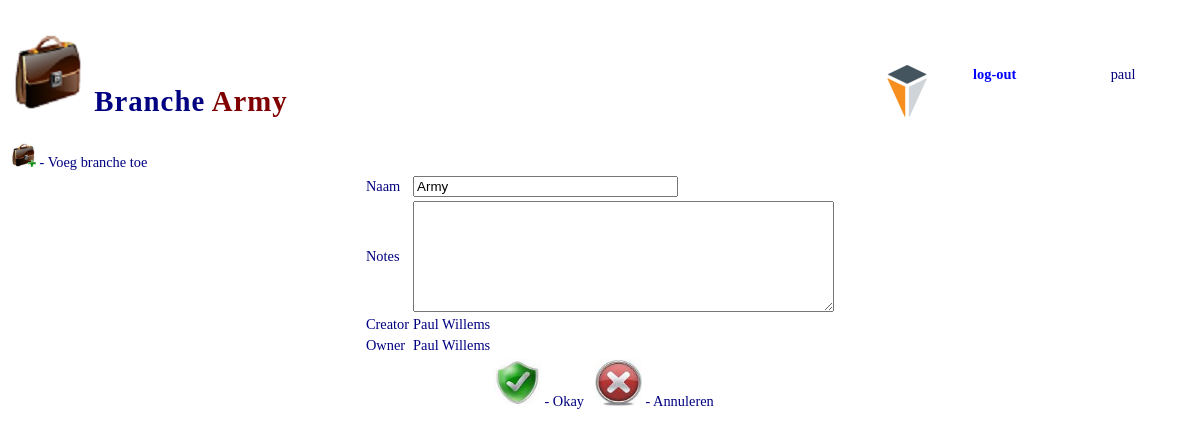
Page /files/crmbranchedetail.php?BRANCHE_ID=13 (signed in) on the committed database.
### tables this page shows
CREATE TABLE `branche` (
  `BRANCHE_ID` int(11) NOT NULL DEFAULT '0',
  `BRANCHE_NAME` varchar(30) NOT NULL DEFAULT '',
  `BRANCHE_DESCRIPTION` varchar(100) DEFAULT NULL,
  `BRANCHE_CREATION_DATE` date DEFAULT NULL,
  `BRANCHE_CREATOR` int(11) DEFAULT NULL,
  `BRANCHE_OWNER` int(11) DEFAULT NULL
);

CREATE TABLE `employee` (
  `EMPL_ID` int(11) NOT NULL DEFAULT '0',
  `FK_FUNCTION_ID` int(11) NOT NULL,
  `FK_COMPANY_ID` int(11) DEFAULT NULL,
  `EMPL_USERID` varchar(10) NOT NULL,
  `EMPL_FIRSTNAME` varchar(15) DEFAULT NULL,
  `EMPL_LASTNAME` varchar(30) DEFAULT NULL,
  `EMPL_MAIL` varchar(45) DEFAULT NULL,
  `EMPL_PHONE` varchar(15) DEFAULT NULL,
  `EMPL_PASSWORD` varchar(35) DEFAULT NULL,
  `EMPL_ADMIN` char(1) DEFAULT NULL,
  `EMPL_STATUS` char(1) DEFAULT NULL,
  `EMPL_ZZP` varchar(1) NOT NULL DEFAULT 'Y',
  `EMPL_RATE` int(5) DEFAULT NULL,
  `EMPL_NUMBER_HOLIDAYS` int(2) DEFAULT NULL,
  `EMPL_NOTES` varchar(255) DEFAULT NULL,
  `EMPL_PROFILE` text,
  `PRIVATE_ADDRESS` varchar(45) DEFAULT NULL,
  `PRIVATE_NUMBER` varchar(5) DEFAULT NULL,
  `PRIVATE_ZIPCODE` varchar(8) DEFAULT NULL,
  `PRIVATE_CITY` varchar(45) DEFAULT NULL,
  `PRIVATE_PHONE` varchar(15) DEFAULT NULL,
  `PRIVATE_MOBILE` varchar(15) DEFAULT NULL,
  `PRIVATE_MAIL` varchar(45) DEFAULT NULL,
  `PRIVATE_BIRTHDAY` date DEFAULT NULL,
  `EMPL_START_DATE` date DEFAULT NULL,
  `EMPL_END_DATE` date DEFAULT NULL,
  `MAX_NUMBER_DAYS` int(11) DEFAULT '5',
  `MAX_NUMBER_HOURS` int(11) DEFAULT '40',
  `EMPL_CREATION_DATE` date NOT NULL,
  `EMPL_CREATOR` int(11) NOT NULL,
  `EMPL_OWNER` int(11) NOT NULL
);

### files/crmbranchedetail.php (the view, shortened to what this page needs)
<?php
$inlognaam = $_SESSION['userinfo'] ;
if (isset($_SESSION['userinfo']))
{
  require_once('../../triageinc/mysql_dbase.inc.php');
  $connect = mysqli_connect(MYSQL_SERVER, MYSQL_GEBRUIKERSNAAM, MYSQL_WACHTWOORD, $dbase) or die("Unable to Connect to 'MYSQL_SERVER'");
  mysqli_select_db($connect, $dbase) or die("Could not open the db '$dbase'");
}else {
echo 'You are not allowed to do this without logging in';
exit;
}
if (isset($_GET['BRANCHE_ID'])) {
    $brancheid = $_GET['BRANCHE_ID'];
$sql  = "SELECT * FROM branche WHERE BRANCHE_ID ='$brancheid'";
$query = mysqli_query($connect, $sql);
while( $uitvoer = mysqli_fetch_assoc( $query ) )
   {
$branchename = $uitvoer["BRANCHE_NAME"];
$branchedescription = $uitvoer["BRANCHE_DESCRIPTION"];
$branchecreator = $uitvoer["BRANCHE_CREATOR"];
$brancheowner = $uitvoer["BRANCHE_OWNER"];
$sqlcreator = "SELECT * FROM employee WHERE EMPL_ID ='$branchecreator' ;";
$resultcreator = mysqli_query ($connect, $sqlcreator);
while ($rijcreator = mysqli_fetch_assoc($resultcreator)) {
$creatorlastname = $rijcreator['EMPL_LASTNAME'];
$creatorfirstname = $rijcreator['EMPL_FIRSTNAME'];
}
$sqlowner = "SELECT * FROM employee WHERE EMPL_ID ='$brancheowner' ;";
$resultowner = mysqli_query ($connect, $sqlowner);
while ($rijowner = mysqli_fetch_assoc($resultowner)) {
$ownerlastname = $rijowner['EMPL_LASTNAME'];
$ownerfirstname = $rijowner['EMPL_FIRSTNAME'];
}
}
}
?>
<!DOCTYPE HTML PUBLIC "-//W3C//DTD HTML 4.01 Transitional//EN" "http://www.w3.org/TR/html4/loose.dtd">
<html>
<head>
 <link rel="stylesheet" type="text/css" href="main.css" />
</head>
<body>
<table border="0" width="100%" id="top_table">
  <tr>
		<td colspan="2"><h1><a target="_self" href="crmbranchelijst.php"><img border="0" src="images/branche_groot.png"></a>   Branche  <font color="#800000"><?php echo $branchename;?></font></h1></td>
		<td rowspan="2">
		<p align="center">
		<a target="_self" href="crmadmin.php">
		<img border="0" src="images/triage.png"></a></td>
		<td><a target="_self" href="logout.php">log-out</a></td>
		<td><?php echo $inlognaam; ?></td>
	</tr>
	<tr>
		<td>
<a href="crmbranchetoevoegen.php">
<img border="0" src="images/branche_toevoegen.jpg" width="25" height="25"></a> - Voeg branche toe
		</td>
		<td>&nbsp;</td>
		<td>&nbsp;</td>
		<td>&nbsp;</td>
	</tr>
</table>
<form action="crmbranchedetail.php" method="post">
<table align="center" border="0" cellpadding="2" cellspacing="0">
	<tr>
      	<td>Naam</td>
      	<td>
		<input type="text" name="BRANCHE_NAME" size="30" value="<?php echo $branchename;?>"></td>
  	</tr>
	<tr>
      	<td>Notes</td>
      	<td>
      	<textarea rows="7" cols="50" name="BRANCHE_DESCRIPTION" ><?php echo $branchedescription;?></textarea>
		</td>
  	</tr>
  	<tr>
		<td>Creator</td>
   		<td><input type="hidden" name="BRANCHE_CREATOR" size="1" value="<?php echo $emplcreator;?>">
           <?php
           echo $creatorfirstname.' '.$creatorlastname ;
           ?></td>
   	</tr>
   	<tr>
		<td>Owner</td>
   		<td><input type="hidden" name="BRANCHE_OWNER" size="1" value="<?php echo $emplowner;?>">
           <?php
           echo $ownerfirstname.' '.$ownerlastname ;
           ?></td>
   	</tr>
</table>
<table align="center">
      <td>&nbsp;</td>
      <td align="right" nowrap>
        <input class="knop" name="submit" type="image" src="images/okay_groot.jpg"  width="47" height="47" value="Okay"> - Okay &nbsp;
        <input class="knop" name="submit" type="image" src="images/cancel_groot.jpg"  width="47" height="47" value="Annuleren"> - Annuleren
      </td>
  </table>
</form>
</body>

### files/main.css (style rules this page uses)
body { font-family : Century Gothic; font-size : 0.9em; text-align : left; color : #000080; }
a { color : blue; font-weight : bold; text-decoration : none; }
p { color: blue; }
h1, h2, h3, h4 { font-family : Century Gothic; font-weight : bold; letter-spacing : 1px; color : #000080; }

### rows in the picture
branche: BRANCHE_NAME "Army"
employee: EMPL_FIRSTNAME "Paul", EMPL_LASTNAME "Willems"

### other values in the picture
$inlognaam "paul"
